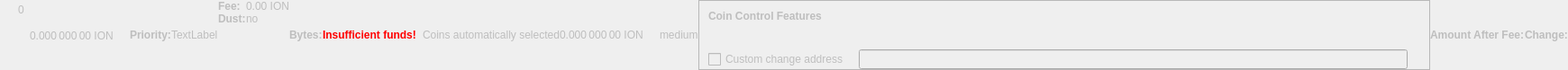
    <widget class="QWidget" name="dummyHideWidget" native="true">
     <property name="enabled">
      <bool>false</bool>
     </property>
     <property name="maximumSize">
      <size>
       <width>100</width>
       <height>22</height>
      </size>
     </property>
     <layout class="QHBoxLayout" name="dummyHideLayout">
      <property name="spacing">
       <number>0</number>
      </property>
      <property name="margin">
       <number>0</number>
      </property>
      <item>
       <layout class="QFormLayout" name="formLayoutCoinControl1">
        <property name="horizontalSpacing">
         <number>10</number>
        </property>
        <property name="verticalSpacing">
         <number>14</number>
        </property>
        <property name="leftMargin">
         <number>10</number>
        </property>
        <property name="topMargin">
         <number>4</number>
        </property>
        <property name="rightMargin">
         <number>6</number>
        </property>
        <item row="0" column="1">
         <widget class="QLabel" name="labelCoinControlBytes">
          <property name="cursor">
           <cursorShape>IBeamCursor</cursorShape>
          </property>
          <property name="contextMenuPolicy">
           <enum>Qt::ActionsContextMenu</enum>
          </property>
          <property name="text">
           <string notr="true">0</string>
          </property>
          <property name="textInteractionFlags">
           <set>Qt::LinksAccessibleByMouse|Qt::TextSelectableByKeyboard|Qt::TextSelectableByMouse</set>
          </property>
         </widget>
        </item>
       </layout>
      </item>
      <item>
       <widget class="QLabel" name="labelCoinControlAfterFee">
        <property name="enabled">
         <bool>false</bool>
        </property>
        <property name="sizePolicy">
         <sizepolicy hsizetype="Fixed" vsizetype="Fixed">
          <horstretch>0</horstretch>
          <verstretch>0</verstretch>
         </sizepolicy>
        </property>
        <property name="minimumSize">
         <size>
          <width>111</width>
          <height>12</height>
         </size>
        </property>
        <property name="maximumSize">
         <size>
          <width>111</width>
          <height>12</height>
         </size>
        </property>
        <property name="cursor">
         <cursorShape>IBeamCursor</cursorShape>
        </property>
        <property name="contextMenuPolicy">
         <enum>Qt::ActionsContextMenu</enum>
        </property>
        <property name="text">
         <string notr="true">0.000 000 00 ION</string>
        </property>
        <property name="textInteractionFlags">
         <set>Qt::LinksAccessibleByMouse|Qt::TextSelectableByKeyboard|Qt::TextSelectableByMouse</set>
        </property>
       </widget>
      </item>
      <item>
       <widget class="QLabel" name="labelCoinControlPriorityText">
        <property name="enabled">
         <bool>false</bool>
        </property>
        <property name="font">
         <font>
          <weight>75</weight>
          <bold>true</bold>
         </font>
        </property>
        <property name="text">
         <string>Priority:</string>
        </property>
       </widget>
      </item>
      <item>
       <layout class="QHBoxLayout" name="horizontalLayout">
        <item>
         <widget class="QLabel" name="WarningLabel">
          <property name="text">
           <string>TextLabel</string>
          </property>
         </widget>
        </item>
       </layout>
      </item>
      <item>
       <layout class="QFormLayout" name="formLayoutCoinControl3">
        <property name="horizontalSpacing">
         <number>0</number>
        </property>
        <property name="verticalSpacing">
         <number>0</number>
        </property>
        <property name="leftMargin">
         <number>0</number>
        </property>
        <property name="topMargin">
         <number>0</number>
        </property>
        <property name="rightMargin">
         <number>0</number>
        </property>
        <item row="0" column="0">
         <widget class="QLabel" name="labelCoinControlFeeText">
          <property name="enabled">
           <bool>false</bool>
          </property>
          <property name="font">
           <font>
            <weight>75</weight>
            <bold>true</bold>
           </font>
          </property>
          <property name="text">
           <string>Fee:</string>
          </property>
          <property name="margin">
           <number>0</number>
          </property>
         </widget>
        </item>
        <item row="0" column="1">
         <widget class="QLabel" name="labelCoinControlFee">
          <property name="enabled">
           <bool>false</bool>
          </property>
          <property name="cursor">
           <cursorShape>IBeamCursor</cursorShape>
          </property>
          <property name="contextMenuPolicy">
           <enum>Qt::ActionsContextMenu</enum>
          </property>
          <property name="text">
           <string notr="true">0.00 ION</string>
          </property>
          <property name="textInteractionFlags">
           <set>Qt::LinksAccessibleByMouse|Qt::TextSelectableByKeyboard|Qt::TextSelectableByMouse</set>
          </property>
         </widget>
        </item>
        <item row="1" column="0">
         <widget class="QLabel" name="labelCoinControlLowOutputText">
          <property name="enabled">
           <bool>false</bool>
          </property>
          <property name="font">
           <font>
            <weight>75</weight>
            <bold>true</bold>
           </font>
          </property>
          <property name="text">
           <string>Dust:</string>
          </property>
         </widget>
        </item>
        <item row="1" column="1">
         <widget class="QLabel" name="labelCoinControlLowOutput">
          <property name="enabled">
           <bool>false</bool>
          </property>
          <property name="cursor">
           <cursorShape>IBeamCursor</cursorShape>
          </property>
          <property name="contextMenuPolicy">
           <enum>Qt::ActionsContextMenu</enum>
          </property>
          <property name="text">
           <string>no</string>
          </property>
          <property name="textInteractionFlags">
           <set>Qt::LinksAccessibleByMouse|Qt::TextSelectableByKeyboard|Qt::TextSelectableByMouse</set>
          </property>
         </widget>
        </item>
       </layout>
      </item>
      <item>
       <widget class="QLabel" name="labelCoinControlBytesText">
        <property name="enabled">
         <bool>false</bool>
        </property>
        <property name="font">
         <font>
          <weight>75</weight>
          <bold>true</bold>
         </font>
        </property>
        <property name="text">
         <string>Bytes:</string>
        </property>
       </widget>
      </item>
      <item>
       <layout class="QFormLayout" name="formLayoutCoinControl2">
        <property name="horizontalSpacing">
         <number>0</number>
        </property>
        <property name="verticalSpacing">
         <number>0</number>
        </property>
        <property name="leftMargin">
         <number>0</number>
        </property>
        <property name="topMargin">
         <number>0</number>
        </property>
        <property name="rightMargin">
         <number>0</number>
        </property>
       </layout>
      </item>
      <item>
       <layout class="QHBoxLayout" name="horizontalLayoutCoinControl2">
        <property name="spacing">
         <number>0</number>
        </property>
        <property name="bottomMargin">
         <number>0</number>
        </property>
       </layout>
      </item>
      <item>
       <widget class="QLabel" name="labelCoinControlInsuffFunds">
        <property name="enabled">
         <bool>false</bool>
        </property>
        <property name="minimumSize">
         <size>
          <width>0</width>
          <height>0</height>
         </size>
        </property>
        <property name="font">
         <font>
          <weight>75</weight>
          <bold>true</bold>
         </font>
        </property>
        <property name="styleSheet">
         <string notr="true">color:red;font-weight:bold;</string>
        </property>
        <property name="text">
         <string>Insufficient funds!</string>
        </property>
        <property name="margin">
         <number>5</number>
        </property>
       </widget>
      </item>
      <item>
       <layout class="QFormLayout" name="formLayoutCoinControl4">
        <property name="horizontalSpacing">
         <number>0</number>
        </property>
        <property name="verticalSpacing">
         <number>0</number>
        </property>
        <property name="leftMargin">
         <number>0</number>
        </property>
        <property name="topMargin">
         <number>0</number>
        </property>
        <property name="rightMargin">
         <number>0</number>
        </property>
       </layout>
      </item>
      <item>
       <widget class="QLabel" name="labelCoinControlChangeLabel">
        <property name="enabled">
         <bool>false</bool>
        </property>
        <property name="sizePolicy">
         <sizepolicy hsizetype="Preferred" vsizetype="Expanding">
          <horstretch>0</horstretch>
          <verstretch>0</verstretch>
         </sizepolicy>
        </property>
        <property name="minimumSize">
         <size>
          <width>0</width>
          <height>0</height>
         </size>
        </property>
        <property name="text">
         <string/>
        </property>
        <property name="margin">
         <number>3</number>
        </property>
       </widget>
      </item>
      <item>
       <widget class="QLabel" name="labelCoinControlAutomaticallySelected">
        <property name="enabled">
         <bool>false</bool>
        </property>
        <property name="sizePolicy">
         <sizepolicy hsizetype="Fixed" vsizetype="Fixed">
          <horstretch>0</horstretch>
          <verstretch>0</verstretch>
         </sizepolicy>
        </property>
        <property name="minimumSize">
         <size>
          <width>0</width>
          <height>0</height>
         </size>
        </property>
        <property name="maximumSize">
         <size>
          <width>240</width>
          <height>16777215</height>
         </size>
        </property>
        <property name="text">
         <string>Coins automatically selected</string>
        </property>
        <property name="margin">
         <number>5</number>
        </property>
       </widget>
      </item>
      <item>
       <widget class="QLabel" name="labelCoinControlChange">
        <property name="enabled">
         <bool>false</bool>
        </property>
        <property name="sizePolicy">
         <sizepolicy hsizetype="Fixed" vsizetype="Fixed">
          <horstretch>0</horstretch>
          <verstretch>0</verstretch>
         </sizepolicy>
        </property>
        <property name="minimumSize">
         <size>
          <width>111</width>
          <height>0</height>
         </size>
        </property>
        <property name="maximumSize">
         <size>
          <width>111</width>
          <height>16777215</height>
         </size>
        </property>
        <property name="cursor">
         <cursorShape>IBeamCursor</cursorShape>
        </property>
        <property name="contextMenuPolicy">
         <enum>Qt::ActionsContextMenu</enum>
        </property>
        <property name="text">
         <string notr="true">0.000 000 00 ION</string>
        </property>
        <property name="textInteractionFlags">
         <set>Qt::LinksAccessibleByMouse|Qt::TextSelectableByKeyboard|Qt::TextSelectableByMouse</set>
        </property>
       </widget>
      </item>
      <item>
       <widget class="QLabel" name="labelCoinControlPriority">
        <property name="enabled">
         <bool>false</bool>
        </property>
        <property name="cursor">
         <cursorShape>IBeamCursor</cursorShape>
        </property>
        <property name="contextMenuPolicy">
         <enum>Qt::ActionsContextMenu</enum>
        </property>
        <property name="text">
         <string>medium</string>
        </property>
        <property name="textInteractionFlags">
         <set>Qt::LinksAccessibleByMouse|Qt::TextSelectableByKeyboard|Qt::TextSelectableByMouse</set>
        </property>
       </widget>
      </item>
      <item>
       <widget class="QFrame" name="frameCoinControl">
        <property name="sizePolicy">
         <sizepolicy hsizetype="Expanding" vsizetype="Expanding">
          <horstretch>0</horstretch>
          <verstretch>0</verstretch>
         </sizepolicy>
        </property>
        <property name="maximumSize">
         <size>
          <width>16777215</width>
          <height>16777215</height>
         </size>
        </property>
        <property name="frameShape">
         <enum>QFrame::StyledPanel</enum>
        </property>
        <property name="frameShadow">
         <enum>QFrame::Sunken</enum>
        </property>
        <layout class="QVBoxLayout" name="verticalLayoutCoinControl2_2">
         <property name="spacing">
          <number>0</number>
         </property>
         <property name="margin">
          <number>0</number>
         </property>
         <item>
          <layout class="QVBoxLayout" name="verticalLayoutCoinControl" stretch="0,0,0,1">
           <property name="spacing">
            <number>0</number>
           </property>
           <property name="leftMargin">
            <number>10</number>
           </property>
           <property name="topMargin">
            <number>10</number>
           </property>
           <item>
            <layout class="QHBoxLayout" name="horizontalLayoutCoinControl1">
             <property name="bottomMargin">
              <number>15</number>
             </property>
             <item>
              <widget class="QLabel" name="labelCoinControlFeatures">
               <property name="enabled">
                <bool>false</bool>
               </property>
               <property name="sizePolicy">
                <sizepolicy hsizetype="Preferred" vsizetype="Maximum">
                 <horstretch>0</horstretch>
                 <verstretch>0</verstretch>
                </sizepolicy>
               </property>
               <property name="font">
                <font>
                 <weight>75</weight>
                 <bold>true</bold>
                </font>
               </property>
               <property name="styleSheet">
                <string notr="true">font-weight:bold;</string>
               </property>
               <property name="text">
                <string>Coin Control Features</string>
               </property>
              </widget>
             </item>
            </layout>
           </item>
           <item>
            <widget class="QWidget" name="widgetCoinControl" native="true">
             <property name="sizePolicy">
              <sizepolicy hsizetype="Preferred" vsizetype="Preferred">
               <horstretch>0</horstretch>
               <verstretch>0</verstretch>
              </sizepolicy>
             </property>
             <property name="minimumSize">
              <size>
               <width>0</width>
               <height>0</height>
              </size>
             </property>
             <property name="styleSheet">
              <string notr="true"/>
             </property>
             <layout class="QHBoxLayout" name="horizontalLayoutCoinControl5_2">
              <property name="margin">
               <number>0</number>
              </property>
              <item>
               <layout class="QHBoxLayout" name="horizontalLayoutCoinControl3">
                <property name="spacing">
                 <number>20</number>
                </property>
                <property name="topMargin">
                 <number>0</number>
                </property>
                <property name="bottomMargin">
                 <number>10</number>
                </property>
               </layout>
              </item>
             </layout>
            </widget>
           </item>
           <item>
            <layout class="QHBoxLayout" name="horizontalLayoutCoinControl4" stretch="0,0,0">
             <property name="spacing">
              <number>12</number>
             </property>
             <property name="sizeConstraint">
              <enum>QLayout::SetDefaultConstraint</enum>
             </property>
             <property name="topMargin">
              <number>5</number>
             </property>
             <property name="rightMargin">
              <number>5</number>
             </property>
             <item>
              <widget class="QCheckBox" name="checkBoxCoinControlChange">
               <property name="enabled">
                <bool>false</bool>
               </property>
               <property name="toolTip">
                <string>If this is activated, but the change address is empty or invalid, change will be sent to a newly generated address.</string>
               </property>
               <property name="text">
                <string>Custom change address</string>
               </property>
              </widget>
             </item>
             <item>
              <widget class="QValidatedLineEdit" name="lineEditCoinControlChange">
               <property name="enabled">
                <bool>false</bool>
               </property>
               <property name="sizePolicy">
                <sizepolicy hsizetype="Expanding" vsizetype="Fixed">
                 <horstretch>0</horstretch>
                 <verstretch>0</verstretch>
                </sizepolicy>
               </property>
              </widget>
             </item>
             <item>
              <widget class="QLabel" name="labelCoinControlChangeLabel_2">
               <property name="sizePolicy">
                <sizepolicy hsizetype="Preferred" vsizetype="Expanding">
                 <horstretch>0</horstretch>
                 <verstretch>0</verstretch>
                </sizepolicy>
               </property>
               <property name="minimumSize">
                <size>
                 <width>0</width>
                 <height>0</height>
                </size>
               </property>
               <property name="text">
                <string/>
               </property>
               <property name="margin">
                <number>3</number>
               </property>
              </widget>
             </item>
            </layout>
           </item>
           <item>
            <spacer name="verticalSpacerCoinControl">
             <property name="orientation">
              <enum>Qt::Vertical</enum>
             </property>
             <property name="sizeHint" stdset="0">
              <size>
               <width>800</width>
               <height>1</height>
              </size>
             </property>
            </spacer>
           </item>
          </layout>
         </item>
        </layout>
       </widget>
      </item>
      <item>
       <widget class="QLabel" name="labelCoinControlAfterFeeText">
        <property name="enabled">
         <bool>false</bool>
        </property>
        <property name="minimumSize">
         <size>
          <width>0</width>
          <height>0</height>
         </size>
        </property>
        <property name="maximumSize">
         <size>
          <width>16777215</width>
          <height>16777215</height>
         </size>
        </property>
        <property name="font">
         <font>
          <weight>75</weight>
          <bold>true</bold>
         </font>
        </property>
        <property name="text">
         <string>Amount After Fee:</string>
        </property>
        <property name="alignment">
         <set>Qt::AlignLeading|Qt::AlignLeft|Qt::AlignVCenter</set>
        </property>
        <property name="margin">
         <number>0</number>
        </property>
       </widget>
      </item>
      <item>
       <widget class="QLabel" name="labelCoinControlChangeText">
        <property name="enabled">
         <bool>false</bool>
        </property>
        <property name="sizePolicy">
         <sizepolicy hsizetype="Preferred" vsizetype="Preferred">
          <horstretch>0</horstretch>
          <verstretch>0</verstretch>
         </sizepolicy>
        </property>
        <property name="minimumSize">
         <size>
          <width>0</width>
          <height>0</height>
         </size>
        </property>
        <property name="maximumSize">
         <size>
          <width>16777215</width>
          <height>16777215</height>
         </size>
        </property>
        <property name="font">
         <font>
          <weight>75</weight>
          <bold>true</bold>
         </font>
        </property>
        <property name="text">
         <string>Change:</string>
        </property>
        <property name="alignment">
         <set>Qt::AlignLeading|Qt::AlignLeft|Qt::AlignVCenter</set>
        </property>
       </widget>
      </item>
     </layout>
    </widget>
